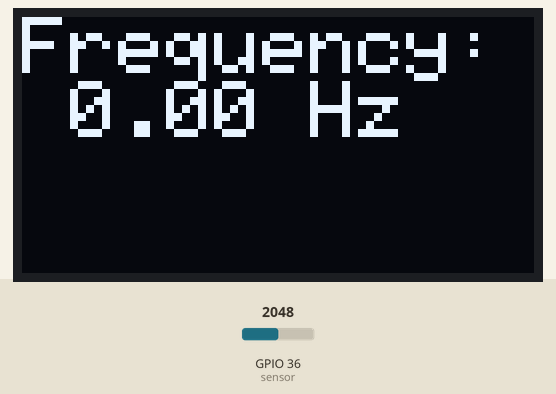
Simulated run of this sketch. Board: ESP32. Shown: 128×64 one-colour display. The inputs (shaded band) are chosen by the test bench; at power-on: GPIO 36 (sensor) = 2048. The display library's start-up logo is not drawn; what the sketch prints to the serial monitor is not drawn.

Above: at 3.2 s.
3.3 s: GPIO 36 (sensor) set to 2866
At 3.42 s:
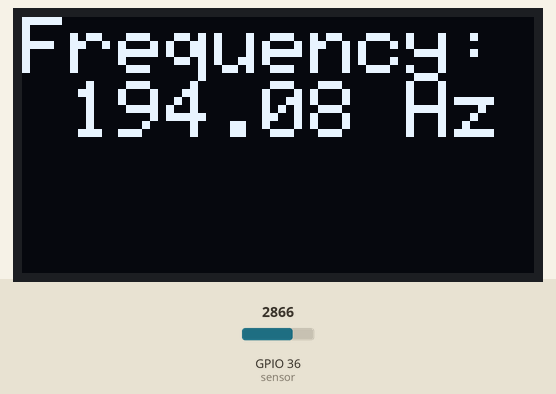
4.9 s: GPIO 36 (sensor) set to 3603
At 5.02 s:
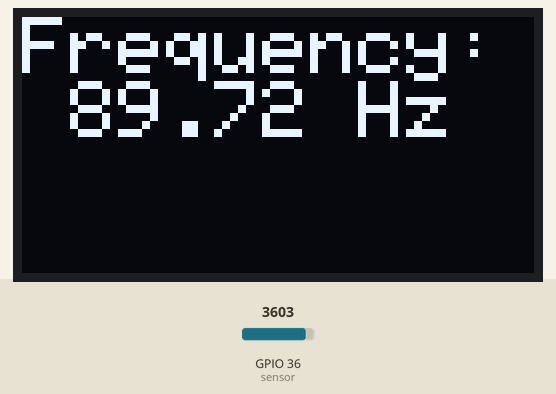
6.5 s: GPIO 36 (sensor) set to 4095
At 6.63 s:
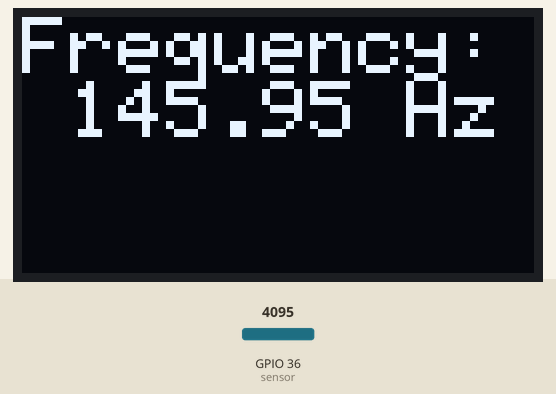
Timing chart, 0 to 9.5 s (numbered marks = the images above; inputs shaded):
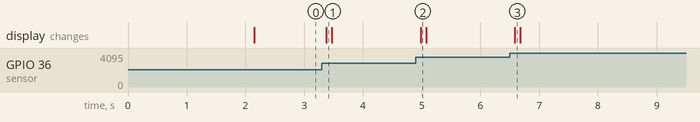

The sketch:

ESP32_Feather_FFT.ino
```cpp
#include "arduinoFFT.h"
#include <Wire.h>
#include <Adafruit_GFX.h>
#include <Adafruit_SSD1306.h>

#define SAMPLES 128
#define SAMPLING_FREQUENCY 2048

arduinoFFT FFT = arduinoFFT();

unsigned int samplingPeriod;
unsigned long microSeconds;

double vReal[SAMPLES];
double vImag[SAMPLES];

#define SCREEN_WIDTH 128  // Adjust based on your OLED screen resolution
#define SCREEN_HEIGHT 64  // Adjust based on your OLED screen resolution

// Define the correct I2C address for your OLED display
#define OLED_RESET     -1 // Reset pin # (or -1 if sharing Arduino reset pin)
#define OLED_I2C_ADDRESS 0x3C  // Replace with your OLED's I2C address

Adafruit_SSD1306 display(SCREEN_WIDTH, SCREEN_HEIGHT, &Wire, OLED_RESET);

void setup()
{
    Serial.begin(115200);
    samplingPeriod = round(1000000 * (1.0 / SAMPLING_FREQUENCY));

    // Initialize the OLED display
    if (!display.begin(SSD1306_SWITCHCAPVCC, OLED_I2C_ADDRESS))  // Remove OLED_RESET
    {
        Serial.println(F("SSD1306 allocation failed"));
        for (;;);
    }

    display.display();
    delay(2000);
    display.clearDisplay();
    display.setTextSize(2);
    display.setTextColor(SSD1306_WHITE);
}

void loop()
{
    for (int i = 0; i < SAMPLES; i++)
    {
        microSeconds = micros();
        vReal[i] = analogRead(A0); // Connect your sound sensor to analog pin A0 on the ESP32
        vImag[i] = 0;

        while (micros() < (microSeconds + samplingPeriod))
        {
            // Wait for the next sampling period
        }
    }

    FFT.Windowing(vReal, SAMPLES, FFT_WIN_TYP_HAMMING, FFT_FORWARD);
    FFT.Compute(vReal, vImag, SAMPLES, FFT_FORWARD);
    FFT.ComplexToMagnitude(vReal, vImag, SAMPLES);

    double peak = FFT.MajorPeak(vReal, SAMPLES, SAMPLING_FREQUENCY);

    // Clear the display and display the frequency
    display.clearDisplay();
    display.setCursor(0, 0);
    display.print("Frequency: ");
    display.print(peak, 2); // Display the frequency value with 2 decimal places
    display.print(" Hz");
    display.display();

    // Print the frequency to the serial monitor
    Serial.print("Frequency: ");
    Serial.print(peak, 2); // Display the frequency value with 2 decimal places
    Serial.println(" Hz");

    // delay(500); // Adjust the delay for display update rate
}
```

Measured:
- after the input at 3.3 s, the display: changes after 0.08 s (image 1)
- after the input at 4.9 s, the display: changes after 0.08 s (image 2)
- after the input at 6.5 s, the display: changes after 0.08 s (image 3)
